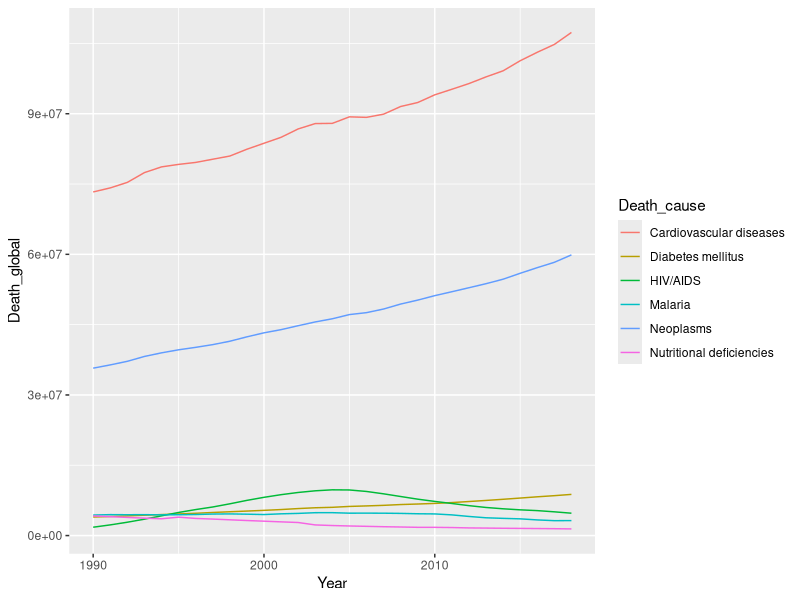
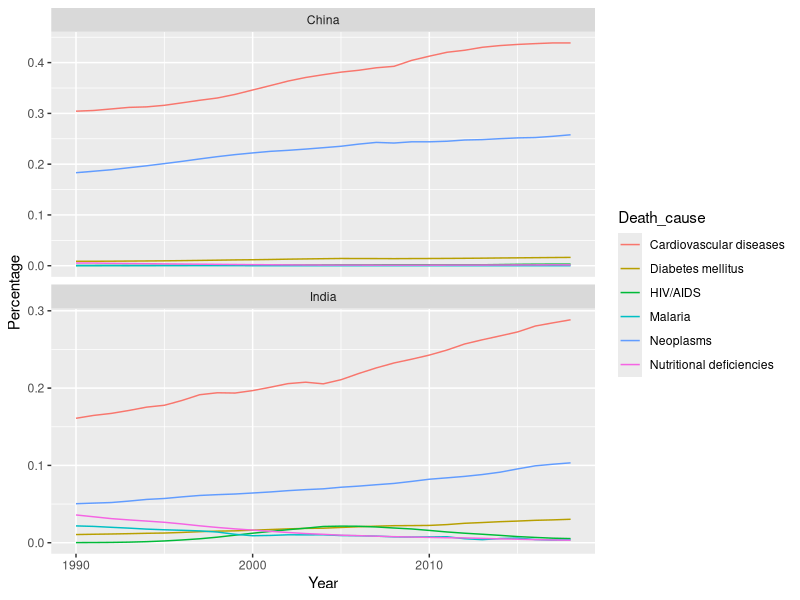
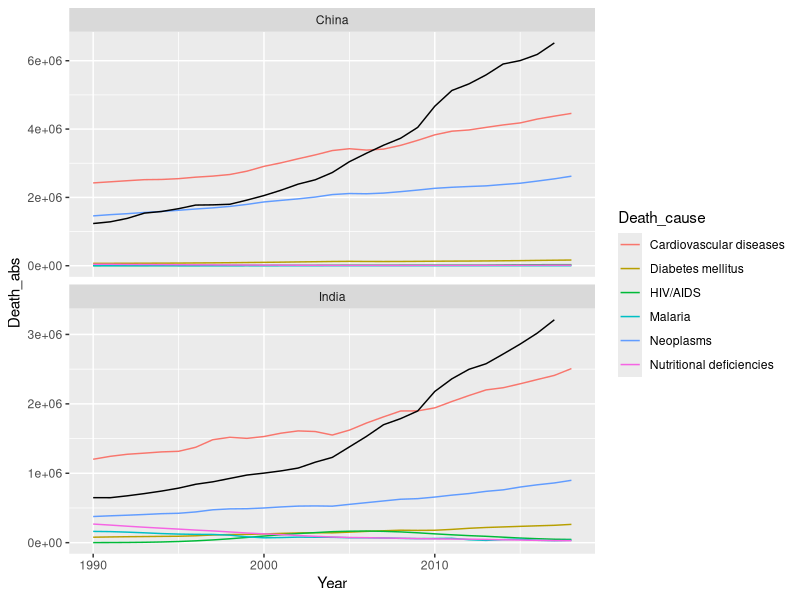

Write the R code that produced these figures, in order.
## ---- chunk 1
library(readr)
library(tidyverse)
library(knitr)
annual_number_of_deaths_by_cause <- read_csv("Data/annual-number-of-deaths-by-cause.csv", 
    col_types = cols(`Number of executions` = col_double()))
GDP <- read_csv("Data/GDP.csv")
## ---- chunk 2
df_global <-  annual_number_of_deaths_by_cause %>%
  filter(Year %in% c(1950:2018)) %>% 
  pivot_longer(
    cols =  -c(Country, Code, Year),
    names_to = "Death_cause",
    values_to = "Count"
  )

df_CI <- df_global %>%  
  filter(Country %in% c("China", "India"))

interest <- c(
  "Cardiovascular diseases",
  "Diabetes mellitus",
  "HIV/AIDS",
  "Neoplasms",
  "Nutritional deficiencies",
  "Malaria"
)
## ---- chunk 3

interest_global <- df_global %>% 
  group_by(Year, Death_cause) %>% 
  mutate(Death_global = sum(Count, na.rm = TRUE)) %>%
  filter(Death_cause %in% interest) %>% 
  group_by(Year,
           Death_cause,
           Death_global) %>% 
  summarise()

interest_global %>% 
  ggplot(aes(x = Year,
             y = Death_global,
             color = Death_cause))+
  geom_line()
## ---- chunk 4
CI_Percent <- df_CI%>% 
  group_by(Country,
           Year) %>% 
  mutate(Total_death = sum(Count, na.rm = TRUE)*100
         ) %>% 
  group_by(Country,
           Year,
           Death_cause,
           Total_death) %>% 
  summarize(Percentage = Count/Total_death*100) %>% 
  group_by(Country,
           Death_cause) %>% 
  arrange(desc(Percentage)) %>% 
  filter(Death_cause %in% interest)

CI_Total <- df_CI %>% 
  group_by(Country,
           Year, 
           Death_cause) %>% 
  mutate(Death_abs = sum(Count, na.rm = TRUE)) %>%
  filter(Death_cause %in% interest) %>% 
  group_by(Year,
           Country,
           Death_cause,
           Death_abs) %>% 
  summarise() %>% 
  left_join(GDP)
## ---- chunk 5
Percentage_trend <- CI_Percent %>% 
  ggplot(aes(x = Year,
             y = Percentage,
             color = Death_cause))+
  geom_line() +
  facet_wrap(~Country, nrow = 2, scales = "free_y")

Absolute_trend <- CI_Total %>% 
  ggplot(aes(x = Year))+
  geom_line(aes(y = Death_abs,
             color = Death_cause)) +
  geom_line(aes(y = gdppc*500)) +
  facet_wrap(~Country, nrow = 2, scales = "free_y")


Percentage_trend
Absolute_trend
